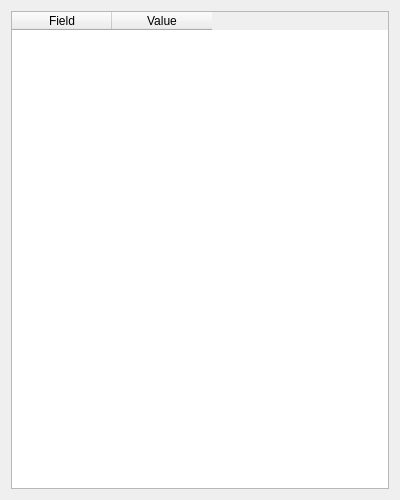
<?xml version="1.0" encoding="UTF-8"?>
<ui version="4.0">
 <class>WatcherDialog</class>
 <widget class="QDialog" name="WatcherDialog">
  <property name="geometry">
   <rect>
    <x>0</x>
    <y>0</y>
    <width>400</width>
    <height>500</height>
   </rect>
  </property>
  <property name="windowTitle">
   <string>Watcher</string>
  </property>
  <layout class="QHBoxLayout" name="horizontalLayout">
   <item>
    <widget class="QTableWidget" name="tableFields">
     <property name="editTriggers">
      <set>QAbstractItemView::NoEditTriggers</set>
     </property>
     <property name="selectionMode">
      <enum>QAbstractItemView::NoSelection</enum>
     </property>
     <property name="showGrid">
      <bool>true</bool>
     </property>
     <attribute name="verticalHeaderVisible">
      <bool>false</bool>
     </attribute>
     <attribute name="verticalHeaderDefaultSectionSize">
      <number>24</number>
     </attribute>
     <attribute name="verticalHeaderHighlightSections">
      <bool>false</bool>
     </attribute>
     <column>
      <property name="text">
       <string>Field</string>
      </property>
     </column>
     <column>
      <property name="text">
       <string>Value</string>
      </property>
     </column>
    </widget>
   </item>
  </layout>
 </widget>
 <resources/>
 <connections/>
</ui>
